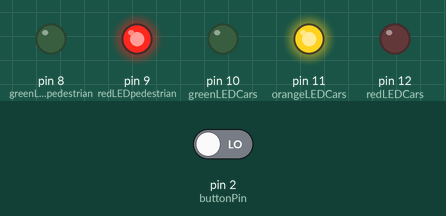
Recording of a sketch running on a simulated Arduino Uno, built with avr-gcc and run on an emulated ATmega328P. On the bench: output pins drawn as LEDs (lit = HIGH). Inputs (shaded band) come from the test bench; at power-on: pin 2 (buttonPin) LOW.

Above: at 17.8 s.
17.9 s: pin 2 (buttonPin) driven HIGH
At 18.5 s:
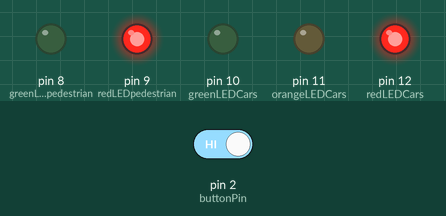
At 26.2 s:
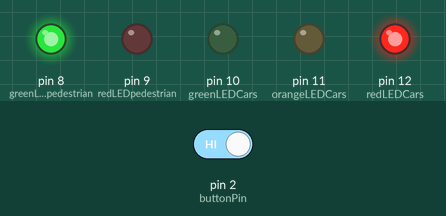
31.5 s: pin 2 (buttonPin) driven LOW
At 37.7 s:
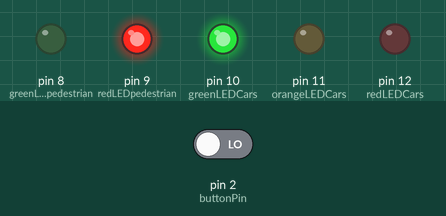
Timing chart, 0 to 51.5 s (numbered marks = the images above; inputs shaded):
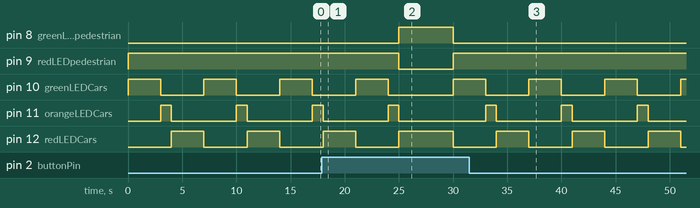

Measured:
- after the input at 17.9 s, pin 8 (greenLEDpedestrian): LOW → HIGH after 7.1 s, → LOW 5.0 s later; pin 9 (redLEDpedestrian): HIGH → LOW after 7.1 s, → HIGH 5.0 s later; pin 11 (orangeLEDCars): goes on until 25.0 s, then stays LOW
- after the input at 31.5 s, pin 8 (greenLEDpedestrian): stops changing and stays LOW; pin 9 (redLEDpedestrian): stops changing and stays HIGH
- by itself, pin 10 (greenLEDCars), pin 12 (redLEDCars): alternates HIGH for 3.0 s and LOW for 4.0 s
- by itself, pin 11 (orangeLEDCars): alternates HIGH for 1.0 s and LOW for 6.0 s

The sketch:

Peer_review_3.ino
```cpp
//Declaring the constants:

const int buttonPin = 2; //Number of the pin connected to the push-button

const int redLEDCars = 12; //Number of the pin connected to the red LED of the cars traffic light
const int orangeLEDCars = 11; //Number of the pin connected to the orange LED of the cars traffic light
const int greenLEDCars = 10; //Number of the pin connected to the green LED of the cars traffic light

const int redLEDpedestrian = 9; //Number of the pin connected to the red LED of the pedestrian light
const int greenLEDpedestrian = 8; //Number of the pin connected to the green LED of the pedestrian light

//Declaring the variables:

int buttonState = 0; //The variable 'buttonState' will be used to store the state of the button

//The code is executed once on boot-up

void setup() {

// setting outputs:

pinMode(redLEDCars, OUTPUT); //redLEDCars is an output
pinMode(orangeLEDCars, OUTPUT); //orangeLEDCars is an output
pinMode(greenLEDCars, OUTPUT); //greenLEDCars is an output

pinMode(redLEDpedestrian, OUTPUT); //redLEDpedestrian is an output
pinMode(greenLEDpedestrian, OUTPUT); //greenLEDpedestrian is an output

// setting inputs:

pinMode(buttonPin,INPUT); //buttonPin is an input
}

//This code is executed over and over again as a loop:

void loop() {

digitalWrite(redLEDpedestrian, HIGH); // Turn on the Red pedestrian LED
digitalWrite(greenLEDCars, HIGH); // Turn on the Green traffic LED
delay(3000); // Pause the program for 3000 miliseconds = 3 seconds
digitalWrite(greenLEDCars, LOW); // Turn off the Green traffic LED

buttonState = digitalRead(buttonPin); // read the state of the button and store in buttonState

// Check to see if buttonState is HIGH (5V), i.e., if the button is pressed during the instant when the car traffic light is changing from green to orange
if (buttonState == HIGH) {

digitalWrite(orangeLEDCars, HIGH); // Turn on the Orange traffic LED
delay(1000); // Pause the program for 1000 miliseconds = 1 seconds
digitalWrite(orangeLEDCars, LOW); // Turn off the Orange traffic LED
digitalWrite(redLEDCars, HIGH); // Turn on the Red traffic LED
digitalWrite(redLEDpedestrian, LOW); // Turn off the Red pedestrian LED
digitalWrite(greenLEDpedestrian, HIGH); // Turn on the Green pedestrian LED
delay(5000); // Pause the program for 5000 miliseconds = 5 seconds
digitalWrite(greenLEDpedestrian, LOW); // Turn off the Green pedestrian LED
digitalWrite(redLEDCars, LOW); // Turn off the Red traffic LED
}

// if the button is not pressed, keep looping the traffic light and keeping the red pedestrian light off
else {
digitalWrite(orangeLEDCars, HIGH); // Turn on the Orange traffic LED
delay(1000); // Pause the program for 1000 miliseconds = 1 seconds
digitalWrite(orangeLEDCars, LOW); // Turn off the Orange traffic LED
digitalWrite(redLEDCars, HIGH); // Turn on the Red traffic LED
delay(3000); // Pause the program for 3000 miliseconds = 3 seconds
digitalWrite(redLEDCars, LOW); // Turn off the Red traffic LED

}
}
```
